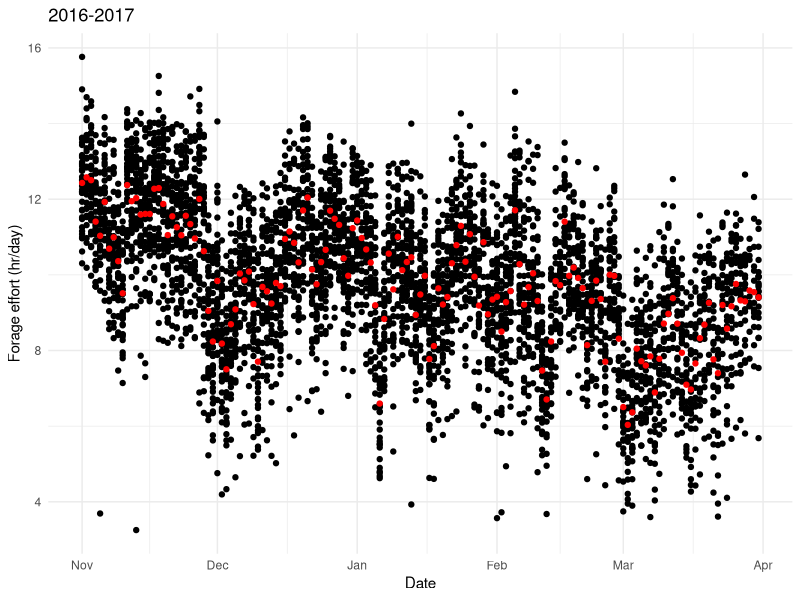
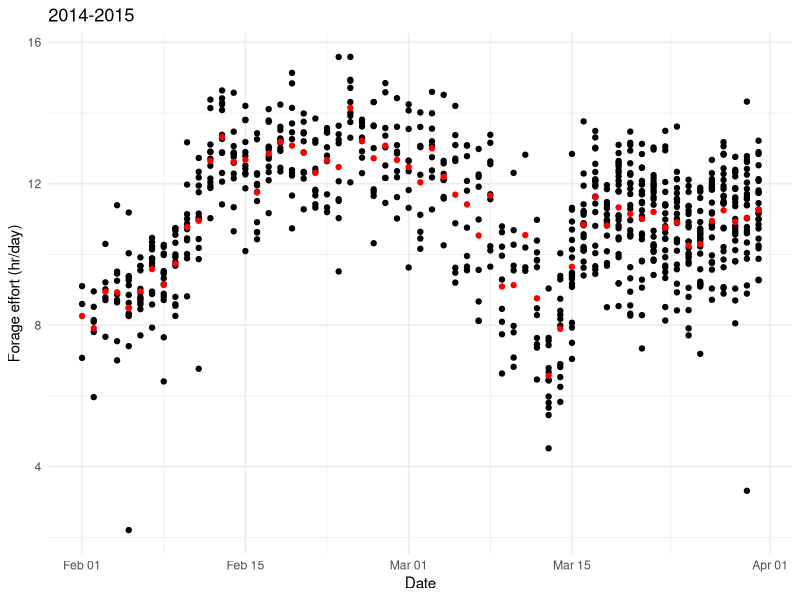

These charts were generated, in order, by the following R code:
#script that investigates foraging data from previous winters
#also includes snow depths from those years

library(data.table)
library(ggplot2)
library(lubridate)


beh <- fread("Input/allHareDailyValues2015_2021.csv")
snow <- fread("Input/snowdepthdataentry.csv")




# snow data ---------------------------------------------------------------

snow[, Date := dmy(depthDate)]
setnames(snow, "snow depth", "Snowdepth")

snow <- snow[!Snowdepth < 0]

snow[, y := year(Date)]
snow[, m := month(Date)]


#create a winter column
snow[m < 4, winter := paste0(y-1, "-", y)]
snow[m > 8, winter := paste0(y, "-", y+1)]

snowmonth <- snow[, mean(Snowdepth), .(m, y)]
names(snowmonth) <- c("m", "y", "Snowdepth")

snowday <- snow[, mean(Snowdepth), .(Date, winter)]
setnames(snowday, "V1", "Snowdepth")





# foraging data -----------------------------------------------------------

#create year and month column
beh[, m := month(Date)]
beh[, y := year(Date)]

#name the winter months
wintermonths <- c(1, 2, 3, 11, 12)

#cut to only winter 
beh <- beh[m %in% wintermonths]

#create a winter column
beh[m < 4, winter := paste0(y-1, "-", y)]
beh[m > 8, winter := paste0(y, "-", y+1)]

#look at sample size by year and month
beh[, .N, by = .(y, m)]

#avg foraging by day
forageday <- beh[, mean(Forage), .(Date, winter)]
setnames(forageday, "V1", "Forage") 



# merge -------------------------------------------------------------------

full <- merge(beh, snowmonth, by = c("y", "m"), all.x = TRUE)




# figures -----------------------------------------------------------------


winter1617 <- 
  ggplot()+
  geom_point(aes(x = Date, y = Forage/3600), data = beh[winter == "2016-2017"])+
  geom_point(aes(x = Date, y = Forage/3600), data = forageday[ winter == "2016-2017"], size = 1.5, color = "red")+
  labs(x = "Date", y = "Forage effort (hr/day)", title = "2016-2017")+
  theme_minimal()

winter1415 <- 
  ggplot()+
  geom_point(aes(x = Date, y = Forage/3600), data = beh[winter == "2014-2015"])+
  geom_point(aes(x = Date, y = Forage/3600), data = forageday[ winter == "2014-2015"], size = 1.5, color = "red")+
  labs(x = "Date", y = "Forage effort (hr/day)", title = "2014-2015")+
  theme_minimal()


ggsave("Output/figures/winter1617.jpg", winter1617, width = 4.5, height = 3.5, unit = "in")

ggsave("Output/figures/winter1415.jpg", winter1415, width = 4.5, height = 3.5, unit = "in")


